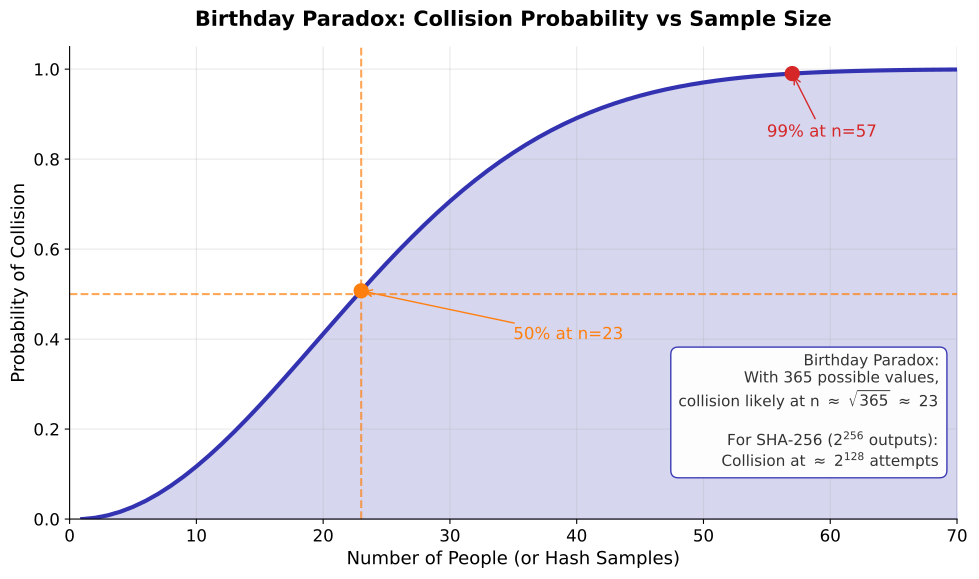

Python code for this plot:
"""
Birthday Paradox Probability Curve
Shows probability of collision as number of samples increases
"""

import matplotlib.pyplot as plt
import numpy as np
from pathlib import Path

CHART_METADATA = {
    'title': 'Birthday Paradox Probability',
    'url': 'https://github.com/Digital-AI-Finance/Blockchain_Crypto/tree/main/Module_A_Blockchain_Foundations/L03_Hash_Functions/charts/03_birthday_paradox'
}

plt.rcParams.update({
    'font.size': 14,
    'axes.labelsize': 14,
    'axes.titlesize': 16,
    'xtick.labelsize': 12,
    'ytick.labelsize': 12,
    'legend.fontsize': 12,
    'figure.figsize': (10, 6),
    'figure.dpi': 150
})

MLPURPLE = '#3333B2'
MLBLUE = '#0066CC'
MLORANGE = '#FF7F0E'
MLGREEN = '#2CA02C'
MLRED = '#D62728'
MLLAVENDER = '#ADADE0'

fig, ax = plt.subplots(figsize=(10, 6))

# Birthday problem: probability of at least one collision
# P(collision) = 1 - P(no collision) = 1 - (365/365)(364/365)...(365-n+1)/365
n_people = np.arange(1, 71)
n_days = 365

# Calculate probability of collision
def collision_probability(n, N):
    if n > N:
        return 1.0
    prob_no_collision = 1.0
    for i in range(n):
        prob_no_collision *= (N - i) / N
    return 1 - prob_no_collision

probs = [collision_probability(n, n_days) for n in n_people]

# Plot
ax.plot(n_people, probs, color=MLPURPLE, linewidth=3, label='Collision probability')

# Mark key points
# 50% probability
idx_50 = np.argmin(np.abs(np.array(probs) - 0.5))
ax.axhline(y=0.5, color=MLORANGE, linestyle='--', linewidth=1.5, alpha=0.7)
ax.axvline(x=n_people[idx_50], color=MLORANGE, linestyle='--', linewidth=1.5, alpha=0.7)
ax.scatter([n_people[idx_50]], [probs[idx_50]], color=MLORANGE, s=100, zorder=5)
ax.annotate(f'50% at n={n_people[idx_50]}', xy=(n_people[idx_50], probs[idx_50]),
            xytext=(35, 0.4), fontsize=15, color=MLORANGE,
            arrowprops=dict(arrowstyle='->', color=MLORANGE))

# 99% probability
idx_99 = np.argmin(np.abs(np.array(probs) - 0.99))
ax.scatter([n_people[idx_99]], [probs[idx_99]], color=MLRED, s=100, zorder=5)
ax.annotate(f'99% at n={n_people[idx_99]}', xy=(n_people[idx_99], probs[idx_99]),
            xytext=(55, 0.85), fontsize=15, color=MLRED,
            arrowprops=dict(arrowstyle='->', color=MLRED))

# Fill area under curve
ax.fill_between(n_people, probs, alpha=0.2, color=MLPURPLE)

# Labels
ax.set_xlabel('Number of People (or Hash Samples)', fontsize=16)
ax.set_ylabel('Probability of Collision', fontsize=16)
ax.set_xlim(0, 70)
ax.set_ylim(0, 1.05)

# Grid
ax.grid(True, alpha=0.3)
ax.spines['top'].set_visible(False)
ax.spines['right'].set_visible(False)

# Key insight box
insight_text = 'Birthday Paradox:\nWith 365 possible values,\ncollision likely at n $\\approx$ $\\sqrt{365}$ $\\approx$ 23\n\nFor SHA-256 (2$^{256}$ outputs):\nCollision at $\\approx$ 2$^{128}$ attempts'
props = dict(boxstyle='round,pad=0.5', facecolor='white', edgecolor=MLPURPLE, alpha=0.95)
ax.text(0.98, 0.35, insight_text, transform=ax.transAxes, fontsize=14,
        verticalalignment='top', horizontalalignment='right', bbox=props, color='#333')

plt.title('Birthday Paradox: Collision Probability vs Sample Size', fontweight='bold', fontsize=15, pad=15)
plt.tight_layout()

output_path = Path(__file__).parent / 'chart.pdf'
plt.savefig(output_path, bbox_inches='tight', dpi=300)
print(f"Chart saved to: {output_path.absolute()}")
plt.close()
